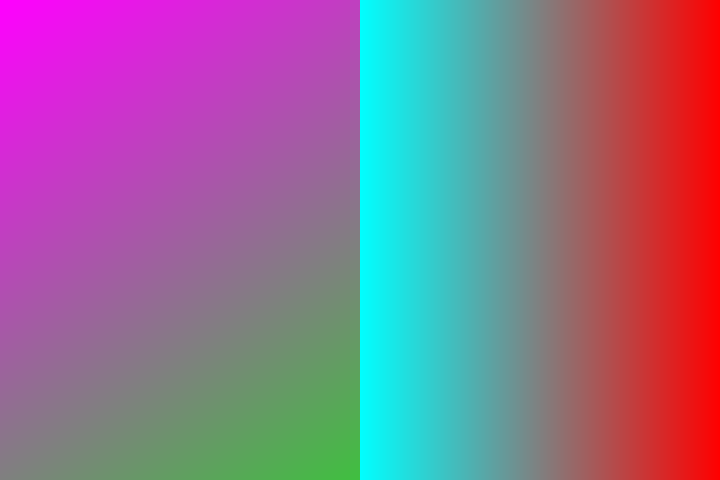

Reproduce this figure in Python.
#!/usr/bin/env python
import math
import cairo

WIDTH, HEIGHT  = 720, 480

surface = cairo.ImageSurface(cairo.FORMAT_ARGB32, WIDTH, HEIGHT)
ctx = cairo.Context(surface)

ctx.scale (WIDTH/1.0, HEIGHT/1.0)

pat = cairo.LinearGradient (0.0, 0.0, 1.0, 1.0)
pat.add_color_stop_rgba (1, 0, 1, 0, 1)
pat.add_color_stop_rgba (0, 1, 0, 1, 1)


pat2 = cairo.LinearGradient (0.5, 0.0, 1.0, 0.0)
pat2.add_color_stop_rgba (1, 1, 0, 0, 1)
pat2.add_color_stop_rgba (0, 0, 1, 1, 1)

ctx.rectangle (0,0,.5,1)
ctx.set_source (pat)
ctx.fill ()

ctx.rectangle (0.5,0,1,1)
ctx.set_source (pat2)
ctx.fill ()


surface.write_to_png('bands.png')
